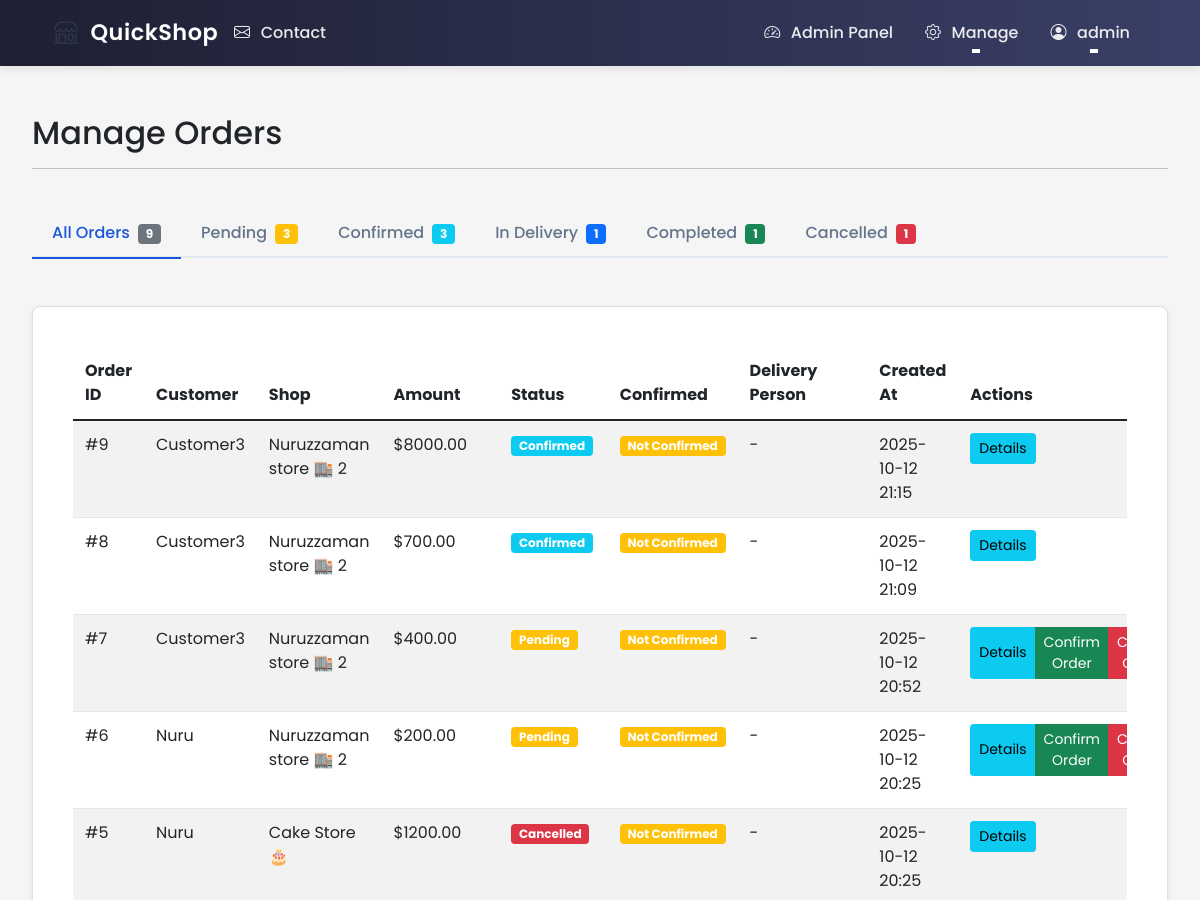
The app's page /admin/orders (signed in, upper part), older data.
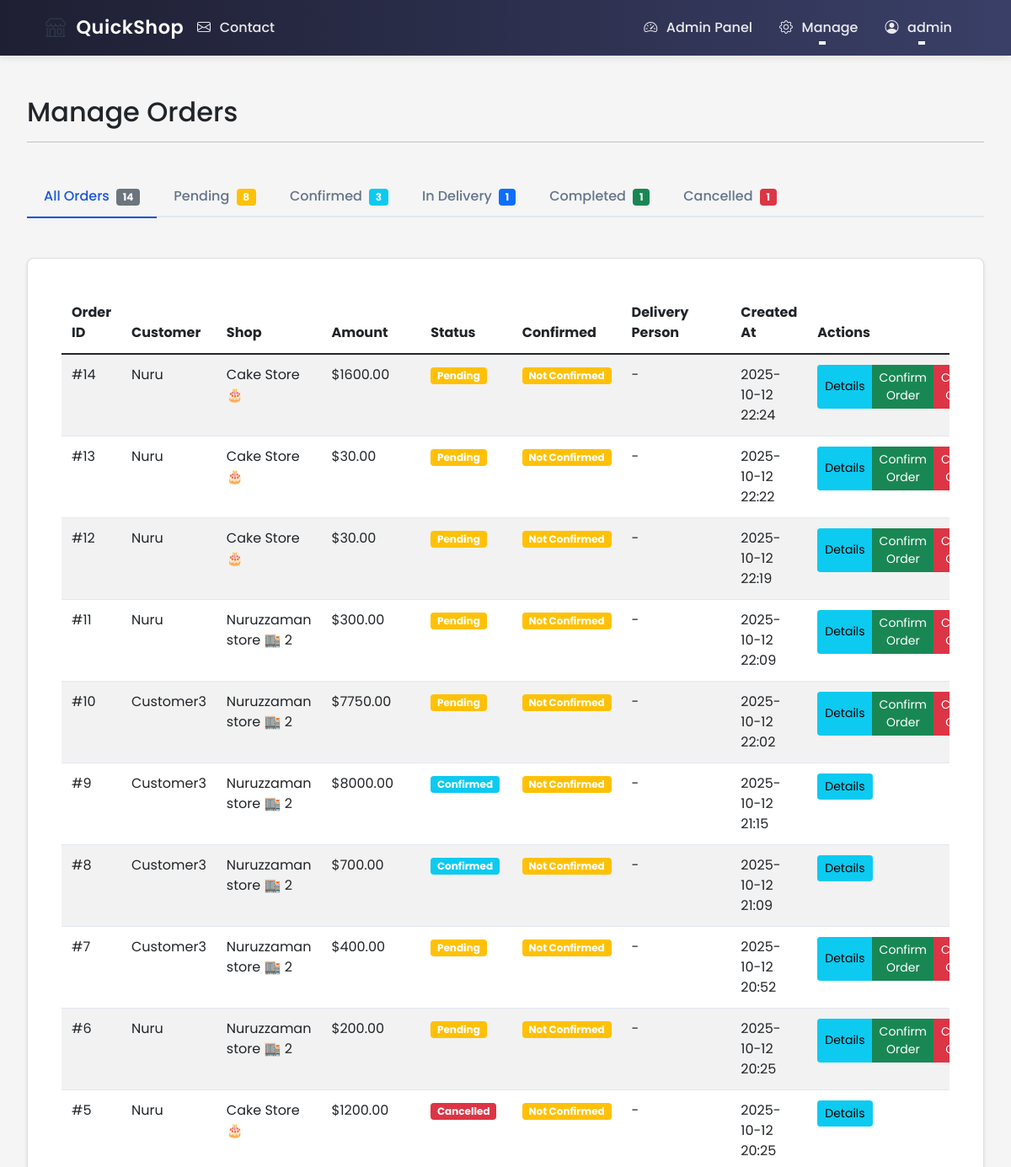
The same page, newer data.
### ecommerce/models/user.py (models this page shows, shortened)
class User(UserMixin, db.Model):
    id = db.Column(db.Integer, primary_key=True)
    username = db.Column(db.String(80), unique=True, nullable=False)
    email = db.Column(db.String(120), unique=True, nullable=False)
    password_hash = db.Column(db.String(128))
    role = db.Column(db.String(20), nullable=False, default='user')  # user, shop_owner, delivery, admin
    phone = db.Column(db.String(20))  # Added phone number field
    location_lat = db.Column(db.Float)
    location_lng = db.Column(db.Float)
    address = db.Column(db.String(200))
    created_at = db.Column(db.DateTime, default=datetime.utcnow)
    updated_at = db.Column(db.DateTime, default=datetime.utcnow, onupdate=datetime.utcnow)
    is_active = db.Column(db.Boolean, default=True)
    email_notifications = db.Column(db.Boolean, default=True)
    orders = db.relationship('Order', lazy=True, foreign_keys='Order.customer_id')
    shop = db.relationship('Shop', backref='owner', lazy=True, uselist=False)
    deliveries = db.relationship('Order', backref='assigned_delivery_person', lazy=True,
                               foreign_keys='Order.delivery_person_id')
    @property
    def is_admin(self):
        return self.role == 'admin'

### ecommerce/models/order.py (models this page shows, shortened)
class Order(db.Model):
    id = db.Column(db.Integer, primary_key=True)
    customer_id = db.Column(db.Integer, db.ForeignKey('user.id'), nullable=False)
    shop_id = db.Column(db.Integer, db.ForeignKey('shop.id'), nullable=False)
    delivery_person_id = db.Column(db.Integer, db.ForeignKey('user.id'))
    status = db.Column(db.String(20), nullable=False, default='pending')
    confirmed = db.Column(db.Boolean, default=False)  # New column to track confirmation
    total_amount = db.Column(db.Float, nullable=False, default=0.0)
    delivery_fee = db.Column(db.Float, nullable=False, default=5.0)  # Default delivery fee
    delivery_address = db.Column(db.String(200), nullable=True)  # Made nullable
    delivery_lat = db.Column(db.Float, nullable=True)  # Made nullable for consistency
    delivery_lng = db.Column(db.Float, nullable=True)  # Made nullable for consistency
    created_at = db.Column(db.DateTime, default=datetime.utcnow)
    updated_at = db.Column(db.DateTime, default=datetime.utcnow, onupdate=datetime.utcnow)
    estimated_delivery_time = db.Column(db.DateTime)
    special_instructions = db.Column(db.Text)
    payment_method = db.Column(db.String(20), nullable=False, default='cod')  # cod, bkash, nagad, card
    payment_status = db.Column(db.String(20), nullable=False, default='pending')  # pending, paid, failed
    payment_details = db.Column(db.JSON)  # Store payment method specific details
    payment_transaction_id = db.Column(db.String(100))  # For online payments
    items = db.relationship('OrderItem', backref='order', lazy=True, cascade='all, delete-orphan')
    customer = db.relationship('User', foreign_keys=[customer_id])
    delivery_person = db.relationship('User', foreign_keys=[delivery_person_id], backref='delivery_orders')
    shop = db.relationship('Shop', foreign_keys=[shop_id], backref='orders')

### ecommerce/models/shop.py (models this page shows, shortened)
class Shop(db.Model):
    id = db.Column(db.Integer, primary_key=True)
    name = db.Column(db.String(100), nullable=False)
    description = db.Column(db.Text)
    about = db.Column(db.Text)  # New field for shop-specific About content
    owner_id = db.Column(db.Integer, db.ForeignKey('user.id'), nullable=False)
    location_lat = db.Column(db.Float, nullable=True)
    location_lng = db.Column(db.Float, nullable=True)
    address = db.Column(db.String(200), nullable=True)
    approval_status = db.Column(db.String(20), server_default='pending')  # pending, approved, rejected
    images = db.relationship('Image', lazy=True,
                           foreign_keys='Image.shop_id',
                           cascade="all, delete-orphan",
                           backref=db.backref('shop_ref', lazy=True))
    phone = db.Column(db.String(20))
    email = db.Column(db.String(120))
    website = db.Column(db.String(200))
    business_hours = db.Column(db.Text)  # Stored as JSON string
    created_at = db.Column(db.DateTime, default=datetime.utcnow)
    is_active = db.Column(db.Boolean, default=False)  # Only true after approval
    products = db.relationship('Product', backref='shop', lazy=True)

### ecommerce/routes/admin.py (the view)
@admin_bp.route('/orders')
@login_required
@admin_required
def orders():
    status = request.args.get('status', 'all')
    query = Order.query
    if status != 'all' and status in ['pending', 'confirmed', 'delivering', 'completed', 'cancelled']:
        query = query.filter_by(status=status)
    orders = query.order_by(Order.created_at.desc()).all()
    status_counts = {
        'all': Order.query.count(),
        'pending': Order.query.filter_by(status='pending').count(),
        'confirmed': Order.query.filter_by(status='confirmed').count(),
        'delivering': Order.query.filter_by(status='delivering').count(),
        'completed': Order.query.filter_by(status='completed').count(),
        'cancelled': Order.query.filter_by(status='cancelled').count()
    }
    order_status_colors = {
        'pending': 'warning',
        'confirmed': 'info',
        'delivering': 'primary',
        'completed': 'success',
        'cancelled': 'danger'
    }
    return render_template('admin/orders.html',
                         orders=orders,
                         current_status=status,
                         status_counts=status_counts,
                         order_status_colors=order_status_colors)

### ecommerce/templates/admin/orders.html (shortened to what this page needs)
{% extends "base.html" %}
{% block content %}
<div class="row mb-4">
    <div class="col-md-12">
        <h2>Manage Orders</h2>
        <hr>
    </div>
</div>
<div class="row mb-4">
    <div class="col-md-12">
        <ul class="nav nav-tabs">
            <li class="nav-item">
                <a class="nav-link {{ 'active' if current_status == 'all' else '' }}"
                   href="{{ url_for('admin.orders') }}">
                    All Orders
                    <span class="badge bg-secondary ms-1">{{ status_counts['all'] }}</span>
                </a>
            </li>
            <li class="nav-item">
                <a class="nav-link {{ 'active' if current_status == 'pending' else '' }}"
                   href="{{ url_for('admin.orders', status='pending') }}">
                    Pending
                    <span class="badge bg-warning ms-1">{{ status_counts['pending'] }}</span>
                </a>
            </li>
            <li class="nav-item">
                <a class="nav-link {{ 'active' if current_status == 'confirmed' else '' }}"
                   href="{{ url_for('admin.orders', status='confirmed') }}">
                    Confirmed
                    <span class="badge bg-info ms-1">{{ status_counts['confirmed'] }}</span>
                </a>
            </li>
            <li class="nav-item">
                <a class="nav-link {{ 'active' if current_status == 'delivering' else '' }}"
                   href="{{ url_for('admin.orders', status='delivering') }}">
                    In Delivery
                    <span class="badge bg-primary ms-1">{{ status_counts['delivering'] }}</span>
                </a>
            </li>
            <li class="nav-item">
                <a class="nav-link {{ 'active' if current_status == 'completed' else '' }}"
                   href="{{ url_for('admin.orders', status='completed') }}">
                    Completed
                    <span class="badge bg-success ms-1">{{ status_counts['completed'] }}</span>
                </a>
            </li>
            <li class="nav-item">
                <a class="nav-link {{ 'active' if current_status == 'cancelled' else '' }}"
                   href="{{ url_for('admin.orders', status='cancelled') }}">
                    Cancelled
                    <span class="badge bg-danger ms-1">{{ status_counts['cancelled'] }}</span>
                </a>
            </li>
        </ul>
    </div>
</div>
<div class="row">
    <div class="col-md-12">
        <div class="card">
            <div class="card-body">
                {% if orders %}
                    <div class="table-responsive">
                        <table class="table table-striped">
                            <thead>
                                <tr>
                                    <th>Order ID</th>
                                    <th>Customer</th>
                                    <th>Shop</th>
                                    <th>Amount</th>
                                    <th>Status</th>
                                    <th>Confirmed</th>
                                    <th>Delivery Person</th>
                                    <th>Created At</th>
                                    <th>Actions</th>
                                </tr>
                            </thead>
                            <tbody>
                                {% for order in orders %}
                                    <tr id="order-{{ order.id }}">
                                        <td>#{{ order.id }}</td>
                                        <td>{{ order.customer.username }}</td>
                                        <td>{{ order.shop.name }}</td>
                                        <td>${{ "%.2f"|format(order.total_amount) }}</td>
                                        <td>
                                            <span class="badge bg-{{ order_status_colors.get(order.status, 'secondary') }}">
                                                {{ order.status|replace('_', ' ')|title }}
                                            </span>
                                        </td>
                                        <td>
                                            <span class="badge bg-{{ 'success' if order.confirmed else 'warning' }}">
                                                {{ 'Confirmed' if order.confirmed else 'Not Confirmed' }}
                                            </span>
                                        </td>
                                        <td>
                                            {% if order.delivery_person %}
                                                {{ order.delivery_person.username }}
                                            {% elif order.confirmed and order.status != 'cancelled' %}
                                                <a href="{{ url_for('admin.order_details', order_id=order.id) }}" class="btn btn-sm btn-primary">
                                                    Assign Delivery
                                                </a>
                                            {% else %}
                                                -
                                            {% endif %}
                                        </td>
                                        <td>{{ order.created_at.strftime('%Y-%m-%d %H:%M') }}</td>
                                        <td>
                                            <div class="btn-group">
                                                <button type="button" class="btn btn-sm btn-info view-details"
                                                        data-order-id="{{ order.id }}">
                                                    Details
                                                </button>
                                                {% if order.status == 'pending' and not order.confirmed %}
                                                    <button type="button" class="btn btn-sm btn-success confirm-order"
                                                            data-order-id="{{ order.id }}">
                                                        Confirm Order
                                                    </button>
                                                    <button type="button" class="btn btn-sm btn-danger cancel-order"
                                                            data-order-id="{{ order.id }}">
                                                        Cancel Order
                                                    </button>
                                                {% endif %}
                                            </div>
                                        </td>
                                    </tr>
                                {% endfor %}
                            </tbody>
                        </table>
                    </div>
                {% else %}
                    <p class="text-center">No orders found.</p>
                {% endif %}
            </div>
        </div>
    </div>
</div>
{% endblock %}

### ecommerce/templates/base.html (shortened to what this page needs)
<!DOCTYPE html>
<html lang="en">
<head>
    <link href="https://cdn.jsdelivr.net/npm/bootstrap@5.1.3/dist/css/bootstrap.min.css" rel="stylesheet">
    <link rel="stylesheet" href="https://cdn.jsdelivr.net/npm/bootstrap-icons@1.7.2/font/bootstrap-icons.css">
    <link rel="stylesheet" href="{{ url_for('static', filename='css/style.css') }}">
</head>
<body class="d-flex flex-column min-vh-100">
    <nav class="navbar navbar-expand-lg navbar-light">
        <div class="container">
            <a class="logo" href="{{ url_for('main.index') }}">
                <span class="logo-icon">
                    <i class="bi bi-shop"></i>
                </span>
                <span class="logo">QuickShop</span>
            </a>
            <div class="collapse navbar-collapse" id="navbarNav">
                <ul class="navbar-nav me-auto">
                    <li class="nav-item">
                        <a class="nav-link" href="{{ url_for('main.contact_page') }}">
                            <i class="bi bi-envelope"></i> Contact
                        </a>
                    </li>
                </ul>
                <ul class="navbar-nav ms-auto">
                    {% if current_user.is_authenticated %}
                        {% if current_user.role == 'admin' %}
                        <li class="nav-item">
                            <a class="nav-link" href="{{ url_for('admin.dashboard') }}">
                                <i class="bi bi-speedometer2"></i> Admin Panel
                            </a>
                        </li>
                        <li class="nav-item dropdown">
                            <a class="nav-link dropdown-toggle" href="#" role="button" data-bs-toggle="dropdown">
                                <i class="bi bi-gear"></i> Manage
                            </a>
                        </li>
                        {% endif %}
                        <li class="nav-item dropdown">
                            <a class="nav-link dropdown-toggle" href="#" role="button" data-bs-toggle="dropdown">
                                <i class="bi bi-person-circle"></i> {{ current_user.username }}
                            </a>
                        </li>
                    {% endif %}
                </ul>
            </div>
        </div>
    </nav>
    <div class="flash-messages-container">
    </div>
    <main class="flex-shrink-0">
        {% block content %}{% endblock %}
    </main>
</body>
</html>

Row changes from the older to the newer data that the page shows:
added Order: id "14", customer.username "Nuru", shop.name "Cake Store🎂", total_amount "1600.00", status "Pending", confirmed "Not Confirmed", created_at "2025-10-12 22:24"
added Order: id "13", customer.username "Nuru", shop.name "Cake Store🎂", total_amount "30.00", status "Pending", confirmed "Not Confirmed", created_at "2025-10-12 22:22"
added Order: id "12", customer.username "Nuru", shop.name "Cake Store🎂", total_amount "30.00", status "Pending", confirmed "Not Confirmed", created_at "2025-10-12 22:19"
added Order: id "11", customer.username "Nuru", shop.name "Nuruzzaman store 🏬 2", total_amount "300.00", status "Pending", confirmed "Not Confirmed", created_at "2025-10-12 22:09"
added Order: id "10", customer.username "Customer3", shop.name "Nuruzzaman store 🏬 2", total_amount "7750.00", status "Pending", confirmed "Not Confirmed", created_at "2025-10-12 22:02"
Text that changed along with them:
{{ status_counts['all'] }}: "9" → "14"
{{ status_counts['pending'] }}: "3" → "8"
